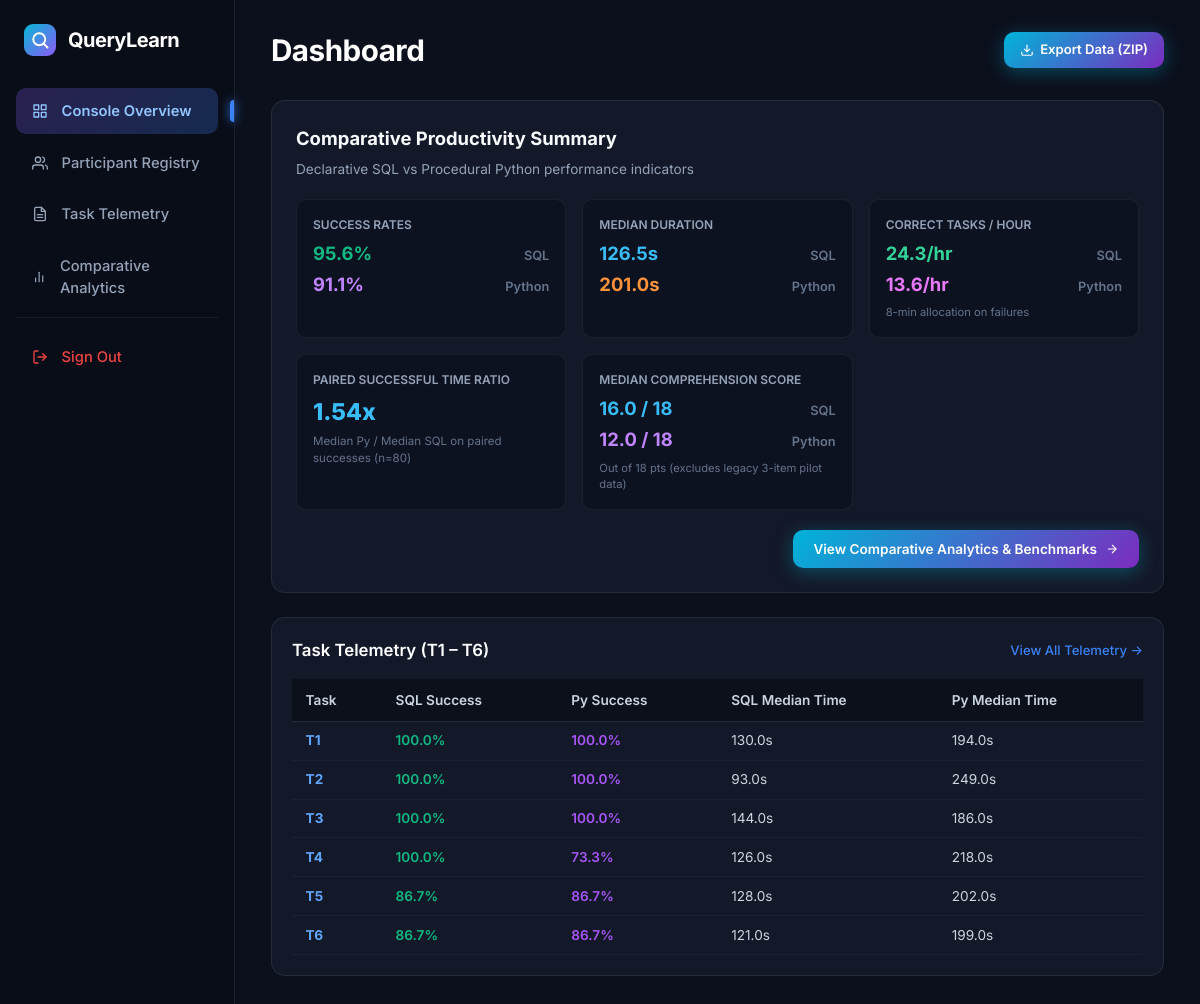
The page /dashboard/ (signed in) on the database its author committed.
### tables this page shows
CREATE TABLE task_results (
        id INTEGER PRIMARY KEY AUTOINCREMENT,
        session_id INTEGER,
        task_id TEXT,
        success BOOLEAN,
        start_time TIMESTAMP,
        end_time TIMESTAMP,
        elapsed_seconds REAL,
        allocated_seconds INTEGER DEFAULT 480,
        attempt_count INTEGER,
        final_code TEXT,
        source_lines INTEGER,
        source_chars INTEGER,
        failure_reason TEXT,
        assistance TEXT,
        FOREIGN KEY (session_id) REFERENCES sessions(id)
    );

### blueprints/dashboard.py (the view)
    def wrapper(*args, **kwargs):
        if not session.get('is_researcher'):
            return redirect(url_for('auth.researcher_login'))
        return f(*args, **kwargs)

### templates/dashboard/overview.html (shortened to what this page needs)
<!DOCTYPE html>
<html lang="en">
<head>
    <link rel="stylesheet" href="{{ url_for('static', filename='css/style.css') }}">
</head>
<body>
<div class="db-page">
    <aside class="db-sidebar">
        <a href="{{ url_for('dashboard.overview') }}" class="db-brand">
            <div class="db-brand-icon">
                <svg width="18" height="18" viewBox="0 0 24 24" fill="none">
                    <circle cx="11" cy="11" r="8" stroke="#ffffff" stroke-width="2.5"/>
                    <line x1="16.5" y1="16.5" x2="22" y2="22" stroke="#ffffff" stroke-width="2.5" stroke-linecap="round"/>
                </svg>
            </div>
            <span class="db-brand-text">QueryLearn</span>
        </a>
        <nav class="db-nav">
            <a href="{{ url_for('dashboard.overview') }}" class="db-nav-link active">
                <span>Console Overview</span>
            </a>
            <a href="{{ url_for('dashboard.participants') }}" class="db-nav-link">
                <span>Participant Registry</span>
            </a>
            <a href="{{ url_for('dashboard.results') }}" class="db-nav-link">
                <span>Task Telemetry</span>
            </a>
            <a href="{{ url_for('dashboard.charts') }}" class="db-nav-link">
                <svg width="16" height="16" viewBox="0 0 24 24" fill="none" stroke="currentColor" stroke-width="2" stroke-linecap="round" stroke-linejoin="round"><line x1="18" y1="20" x2="18" y2="10"></line><line x1="12" y1="20" x2="12" y2="4"></line><line x1="6" y1="20" x2="6" y2="14"></line></svg>
                <span>Comparative Analytics</span>
            </a>
            <div style="margin-top: auto; padding-top: 1rem; border-top: 1px solid rgba(255,255,255,0.06);">
                <a href="{{ url_for('auth.logout') }}" class="db-nav-link" style="color: #ef4444;">
                    <svg width="16" height="16" viewBox="0 0 24 24" fill="none" stroke="currentColor" stroke-width="2" stroke-linecap="round" stroke-linejoin="round"><path d="M9 21H5a2 2 0 0 1-2-2V5a2 2 0 0 1 2-2h4"></path><polyline points="16 17 21 12 16 7"></polyline><line x1="21" y1="12" x2="9" y2="12"></line></svg>
                    <span>Sign Out</span>
                </a>
            </div>
        </nav>
    </aside>
    <main class="db-main">
        <header class="db-topbar">
            <h1 class="db-title">Dashboard</h1>
            <div class="db-topbar-tools" style="display: flex; gap: 0.75rem; align-items: center;">
                <a href="{{ url_for('dashboard.export', type='all') }}" class="db-btn-run-gradient" style="padding: 0.5rem 1rem; font-size: 0.82rem; text-decoration: none; display: inline-flex; align-items: center; gap: 0.4rem;">
                    <svg width="14" height="14" viewBox="0 0 24 24" fill="none" stroke="currentColor" stroke-width="2"><path d="M21 15v4a2 2 0 0 1-2 2H5a2 2 0 0 1-2-2v-4"></path><polyline points="7 10 12 15 17 10"></polyline><line x1="12" y1="15" x2="12" y2="3"></line></svg>
                    Export Data (ZIP)
                </a>
            </div>
        </header>
        <div style="display: flex; flex-direction: column; gap: 1.5rem; width: 100%;">
            <div class="db-editor-card" style="padding: 1.5rem; width: 100%;">
                <div style="margin-bottom: 1.25rem;">
                    <h3 style="font-size: 1.15rem; font-weight: 700; color: #f8fafc; margin: 0 0 0.35rem 0;">
                        Comparative Productivity Summary
                    </h3>
                    <p style="margin: 0; font-size: 0.85rem; color: #94a3b8;">
                        Declarative SQL vs Procedural Python performance indicators
                    </p>
                </div>
                <div style="display: grid; grid-template-columns: repeat(auto-fit, minmax(220px, 1fr)); gap: 1rem; margin-bottom: 1.25rem;">
                    <div style="background: #0d1220; border: 1px solid rgba(255,255,255,0.06); border-radius: 10px; padding: 1rem;">
                        <div style="font-size: 0.75rem; color: #94a3b8; text-transform: uppercase; margin-bottom: 0.35rem; font-weight: 600;">Success Rates</div>
                        <div style="display: flex; justify-content: space-between; align-items: baseline;">
                            <span style="font-size: 1.15rem; font-weight: 700; color: #10b981;">{{ m.sql_success_rate }}%</span>
                            <span style="font-size: 0.8rem; color: #64748b; font-weight: 600;">SQL</span>
                        </div>
                        <div style="display: flex; justify-content: space-between; align-items: baseline; margin-top: 0.25rem;">
                            <span style="font-size: 1.15rem; font-weight: 700; color: #c084fc;">{{ m.python_success_rate }}%</span>
                            <span style="font-size: 0.8rem; color: #64748b; font-weight: 600;">Python</span>
                        </div>
                    </div>
                    <div style="background: #0d1220; border: 1px solid rgba(255,255,255,0.06); border-radius: 10px; padding: 1rem;">
                        <div style="font-size: 0.75rem; color: #94a3b8; text-transform: uppercase; margin-bottom: 0.35rem; font-weight: 600;">Median Duration</div>
                        <div style="display: flex; justify-content: space-between; align-items: baseline;">
                            <span style="font-size: 1.15rem; font-weight: 700; color: #38bdf8;">{{ m.sql_median_time }}s</span>
                            <span style="font-size: 0.8rem; color: #64748b; font-weight: 600;">SQL</span>
                        </div>
                        <div style="display: flex; justify-content: space-between; align-items: baseline; margin-top: 0.25rem;">
                            <span style="font-size: 1.15rem; font-weight: 700; color: #fb923c;">{{ m.python_median_time }}s</span>
                            <span style="font-size: 0.8rem; color: #64748b; font-weight: 600;">Python</span>
                        </div>
                    </div>
                    <div style="background: #0d1220; border: 1px solid rgba(255,255,255,0.06); border-radius: 10px; padding: 1rem;">
                        <div style="font-size: 0.75rem; color: #94a3b8; text-transform: uppercase; margin-bottom: 0.35rem; font-weight: 600;">Correct Tasks / Hour</div>
                        <div style="display: flex; justify-content: space-between; align-items: baseline;">
                            <span style="font-size: 1.15rem; font-weight: 700; color: #34d399;">{{ m.sql_ct_per_hour or '--' }}{% if m.sql_ct_per_hour %}/hr{% endif %}</span>
                            <span style="font-size: 0.8rem; color: #64748b; font-weight: 600;">SQL</span>
                        </div>
                        <div style="display: flex; justify-content: space-between; align-items: baseline; margin-top: 0.25rem;">
                            <span style="font-size: 1.15rem; font-weight: 700; color: #e879f9;">{{ m.python_ct_per_hour or '--' }}{% if m.python_ct_per_hour %}/hr{% endif %}</span>
                            <span style="font-size: 0.8rem; color: #64748b; font-weight: 600;">Python</span>
                        </div>
                        <div style="font-size: 0.7rem; color: #64748b; margin-top: 0.35rem;">8-min allocation on failures</div>
                    </div>
                    <div style="background: #0d1220; border: 1px solid rgba(255,255,255,0.06); border-radius: 10px; padding: 1rem;">
                        <div style="font-size: 0.75rem; color: #94a3b8; text-transform: uppercase; margin-bottom: 0.35rem; font-weight: 600;">Paired Successful Time Ratio</div>
                        <div style="font-size: 1.45rem; font-weight: 800; color: #38bdf8; margin-top: 0.15rem;">
                            {% if m.paired_time_ratio %}
                                {{ m.paired_time_ratio }}x
                            {% else %}
                                --
                            {% endif %}
                        </div>
                        <div style="font-size: 0.72rem; color: #64748b; margin-top: 0.2rem;">
                            Median Py / Median SQL on paired successes (n={{ m.paired_task_count }})
                        </div>
                    </div>
                    <div style="background: #0d1220; border: 1px solid rgba(255,255,255,0.06); border-radius: 10px; padding: 1rem;">
                        <div style="font-size: 0.75rem; color: #94a3b8; text-transform: uppercase; margin-bottom: 0.35rem; font-weight: 600;">Median Comprehension Score</div>
                        <div style="display: flex; justify-content: space-between; align-items: baseline;">
                            <span style="font-size: 1.15rem; font-weight: 700; color: #38bdf8;">
                                {% if m.sql_median_comp is not none %}{{ m.sql_median_comp }} / 18{% else %}-- / 18{% endif %}
                            </span>
                            <span style="font-size: 0.8rem; color: #64748b; font-weight: 600;">SQL</span>
                        </div>
                        <div style="display: flex; justify-content: space-between; align-items: baseline; margin-top: 0.25rem;">
                            <span style="font-size: 1.15rem; font-weight: 700; color: #c084fc;">
                                {% if m.python_median_comp is not none %}{{ m.python_median_comp }} / 18{% else %}-- / 18{% endif %}
                            </span>
                            <span style="font-size: 0.8rem; color: #64748b; font-weight: 600;">Python</span>
                        </div>
                        <div style="font-size: 0.7rem; color: #64748b; margin-top: 0.35rem;">
                            Out of 18 pts (excludes legacy 3-item pilot data)
                        </div>
                    </div>
                </div>
                <div style="display: flex; justify-content: flex-end;">
                    <a href="{{ url_for('dashboard.charts') }}" class="db-btn-run-gradient" style="text-decoration: none; padding: 0.55rem 1.25rem; font-size: 0.85rem; display: inline-flex; align-items: center; gap: 0.5rem;">
                        <span>View Comparative Analytics & Benchmarks</span>
                        <svg width="14" height="14" viewBox="0 0 24 24" fill="none" stroke="currentColor" stroke-width="2"><line x1="5" y1="12" x2="19" y2="12"></line><polyline points="12 5 19 12 12 19"></polyline></svg>
                    </a>
                </div>
            </div>
            <div class="db-results-card" style="width: 100%;">
                <div style="display: flex; justify-content: space-between; align-items: center; margin-bottom: 1rem;">
                    <h3 class="db-card-label" style="margin-bottom: 0;">Task Telemetry (T1 &ndash; T6)</h3>
                    <a href="{{ url_for('dashboard.results') }}" style="font-size: 0.82rem; color: #3b82f6; text-decoration: none; font-weight: 500;">View All Telemetry &rarr;</a>
                </div>
                <div style="overflow-x: auto; width: 100%;">
                    <table class="db-dark-table">
                        <thead>
                            <tr>
                                <th>Task</th>
                                <th>SQL Success</th>
                                <th>Py Success</th>
                                <th>SQL Median Time</th>
                                <th>Py Median Time</th>
                            </tr>
                        </thead>
                        <tbody>
                            {% for t in m.tasks %}
                            <tr>
                                <td><strong style="color: #60a5fa;">{{ t.task_id }}</strong></td>
                                <td>
                                    <span style="color: #10b981; font-weight: 600;">{{ t.sql_success or '--' }}%</span>
                                </td>
                                <td>
                                    <span style="color: #a855f7; font-weight: 600;">{{ t.python_success or '--' }}%</span>
                                </td>
                                <td>{{ t.sql_median_time or t.sql_time or '--' }}s</td>
                                <td>{{ t.python_median_time or t.python_time or '--' }}s</td>
                            </tr>
                            {% else %}
                            <tr>
                                <td colspan="5" style="text-align: center; color: #64748b; padding: 2rem;">No task telemetry recorded yet.</td>
                            </tr>
                            {% endfor %}
                        </tbody>
                    </table>
                </div>
            </div>
        </div>
    </main>
</div>
</body>
</html>

### rows shown on the page
task_results: task_id "T1", sql_success "100.0", python_success "100.0", sql_median_time "130.0", python_median_time "194.0"
task_results: task_id "T2", sql_success "100.0", python_success "100.0", sql_median_time "93.0", python_median_time "249.0"
task_results: task_id "T3", sql_success "100.0", python_success "100.0", sql_median_time "144.0", python_median_time "186.0"
task_results: task_id "T4", sql_success "100.0", python_success "73.3", sql_median_time "126.0", python_median_time "218.0"
task_results: task_id "T5", sql_success "86.7", python_success "86.7", sql_median_time "128.0", python_median_time "202.0"
task_results: task_id "T6", sql_success "86.7", python_success "86.7", sql_median_time "121.0", python_median_time "199.0"

### other values the page prints
{{ m.sql_success_rate }} "95.6"
{{ m.python_success_rate }} "91.1"
{{ m.sql_median_time }} "126.5"
{{ m.python_median_time }} "201.0"
{{ m.sql_ct_per_hour or '--' }} "24.3"
{{ m.python_ct_per_hour or '--' }} "13.6"
{{ m.paired_time_ratio }} "1.54"
{{ m.paired_task_count }} "80"
{{ m.sql_median_comp }} "16.0"
{{ m.python_median_comp }} "12.0"
